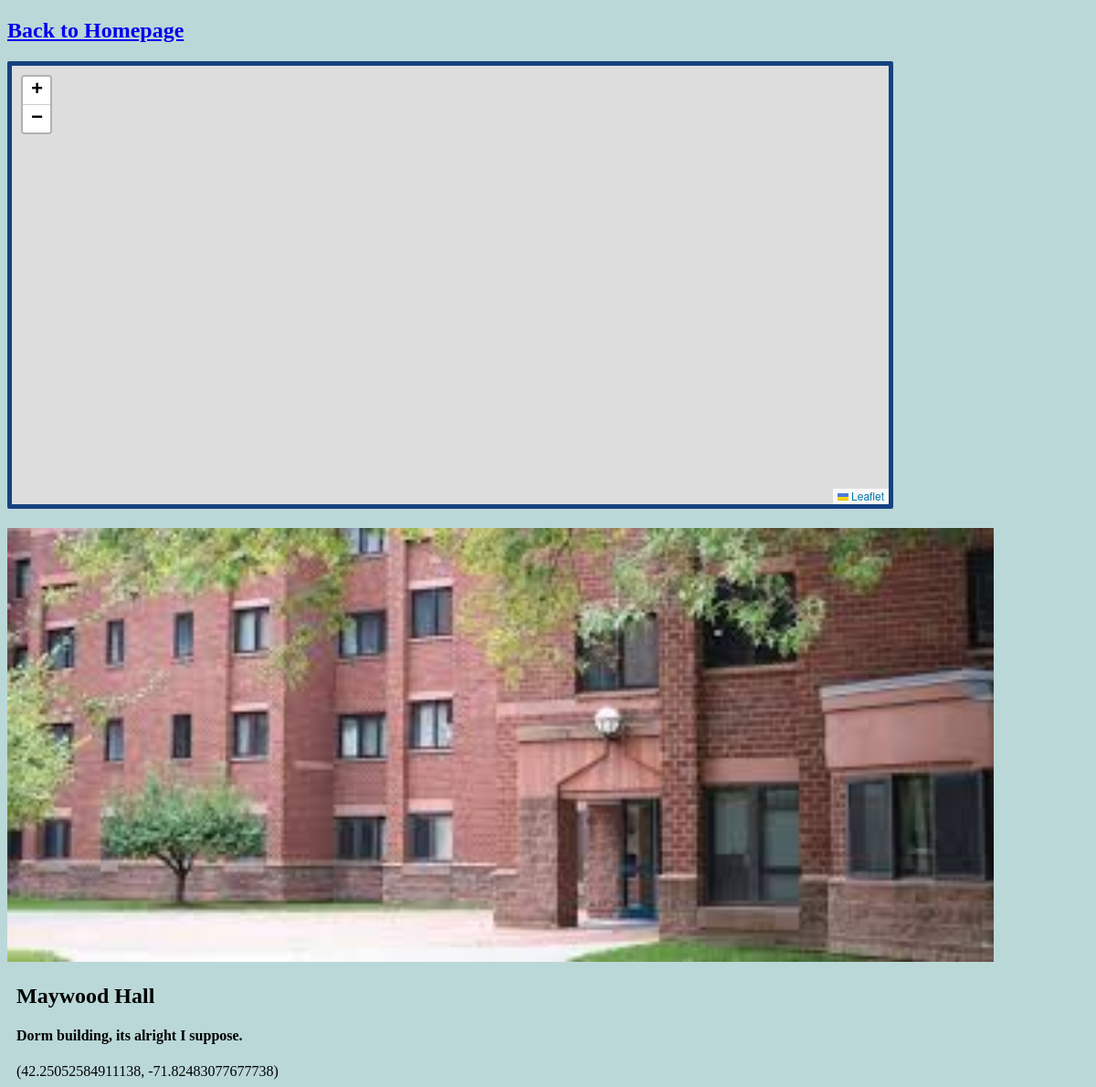
Page /home/1/ on the earlier database version.
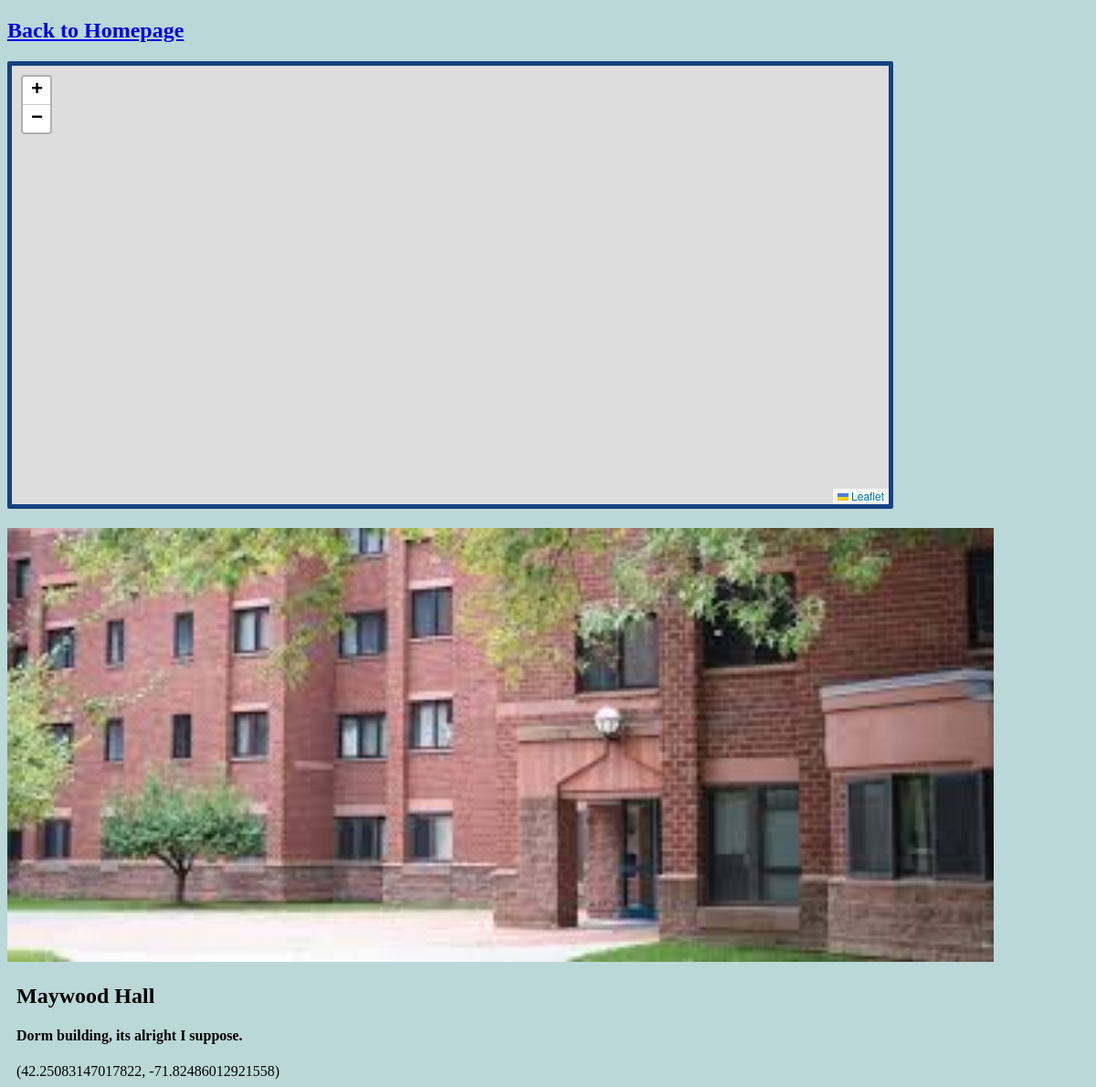
Same page on the later database version.
### maps/models.py (models this page shows)
class Spot(models.Model):
    spot_name = models.CharField(max_length=64)
    spot_description = models.CharField(max_length=256)
    spot_latitude = models.FloatField(default=0)
    spot_longitude = models.FloatField(default=0)
    photo = models.ImageField(upload_to = "media/spotPhotos")

### maps/views.py (the view)
# urls.py: path("<int:spot_id>/", views.SpotPage, name="spot home"),
def SpotPage(request, spot_id):
    spot_list = Spot.objects.filter(id=spot_id)
    cord_list = Spot.objects.filter(id=spot_id).values('id','spot_name','spot_latitude','spot_longitude') # context for javascript (map marker creation)
    context = {
        "spots": list(spot_list),
        "cords": list(cord_list),
    }
    template = loader.get_template("MapSpot.html")
    return HttpResponse(template.render(context, request))

### maps/templates/MapSpot.html (shortened to what this page needs)
{% extends 'HomeSpot.html' %}
{% block content %}
<div id="map" style = "height: 60vh; width: 80vw;"></div>
{% endblock content %}

### maps/templates/HomeSpot.html (shortened to what this page needs)
<!DOCTYPE html>
<html lang="en">
<head>
    <link rel="stylesheet" href="https://unpkg.com/leaflet@1.9.4/dist/leaflet.css" />
</head>
<body class="container">
    <a href="/home/"><h2>Back to Homepage</h2></a>
    {% block content %}{% endblock content %}
    {% if spots %}
        <ul>
            {% for spot in spots %}
                <a href="/home/{{ spot.id }}/">
                <img src="{{ spot.photo.url }}" style="width: 90vw;">
                </a>
                <li> <h2>{{spot.spot_name}}</h2> </li>
                <ul>
                    <li> <h4>{{spot.spot_description}}</h4> </li>
                    <li> ({{spot.spot_latitude}}, {{spot.spot_longitude}}) </li>
                </ul>
            {% endfor %}
        </ul>
    {% endif %}
</body>
</html>

Differences in the rows shown:
changed Spot "Maywood Hall": spot_latitude "42.25052584911138" → "42.25083147017822"; spot_longitude "-71.82483077677738" → "-71.82486012921558"
